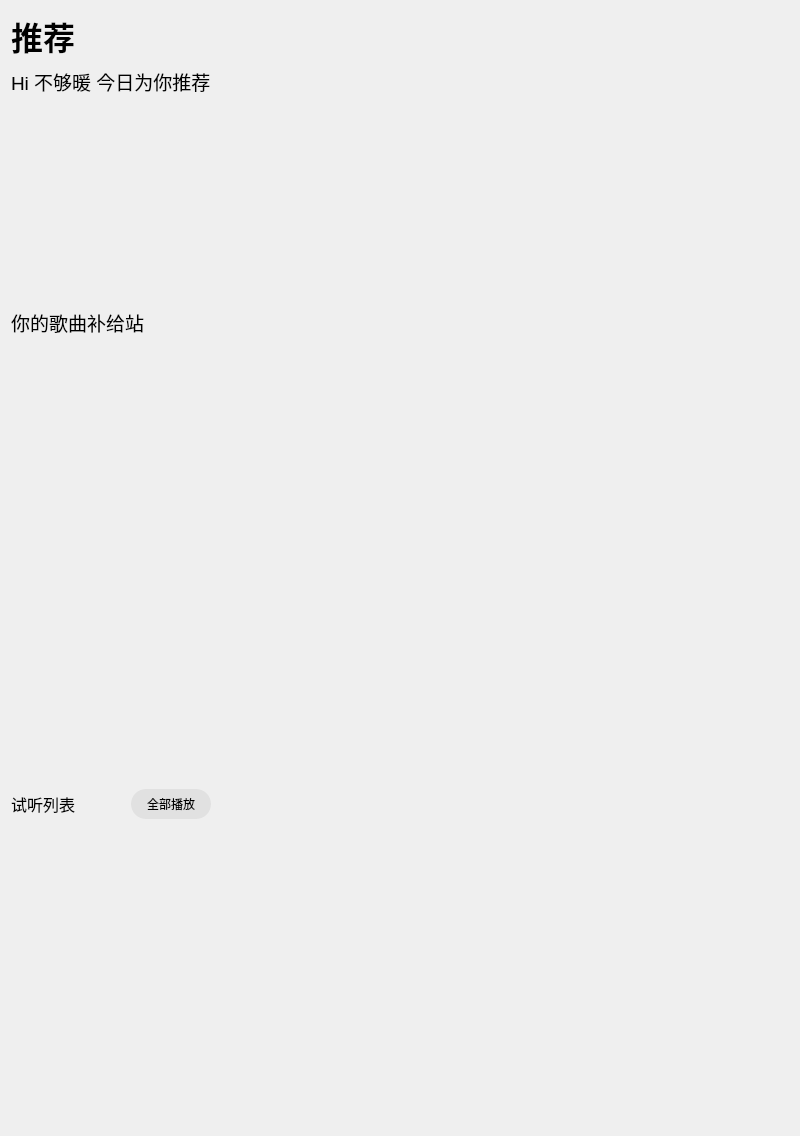
                  <widget class="QWidget" name="scrollAreaWidgetContents">
                   <property name="geometry">
                    <rect>
                     <x>0</x>
                     <y>0</y>
                     <width>800</width>
                     <height>1124</height>
                    </rect>
                   </property>
                   <layout class="QVBoxLayout" name="verticalLayout_6">
                    <item>
                     <widget class="QLabel" name="resTitle">
                      <property name="minimumSize">
                       <size>
                        <width>0</width>
                        <height>50</height>
                       </size>
                      </property>
                      <property name="maximumSize">
                       <size>
                        <width>16777215</width>
                        <height>50</height>
                       </size>
                      </property>
                      <property name="font">
                       <font>
                        <pointsize>24</pointsize>
                        <bold>true</bold>
                       </font>
                      </property>
                      <property name="text">
                       <string>推荐</string>
                      </property>
                     </widget>
                    </item>
                    <item>
                     <widget class="QLabel" name="tishi">
                      <property name="maximumSize">
                       <size>
                        <width>16777215</width>
                        <height>30</height>
                       </size>
                      </property>
                      <property name="font">
                       <font>
                        <pointsize>14</pointsize>
                        <bold>false</bold>
                       </font>
                      </property>
                      <property name="text">
                       <string>Hi 不够暖 今日为你推荐</string>
                      </property>
                     </widget>
                    </item>
                    <item>
                     <widget class="RecBox" name="Recbox" native="true">
                      <property name="minimumSize">
                       <size>
                        <width>0</width>
                        <height>200</height>
                       </size>
                      </property>
                      <property name="maximumSize">
                       <size>
                        <width>16777215</width>
                        <height>200</height>
                       </size>
                      </property>
                     </widget>
                    </item>
                    <item>
                     <widget class="QLabel" name="gequ">
                      <property name="maximumSize">
                       <size>
                        <width>16777215</width>
                        <height>30</height>
                       </size>
                      </property>
                      <property name="font">
                       <font>
                        <pointsize>14</pointsize>
                        <bold>false</bold>
                       </font>
                      </property>
                      <property name="text">
                       <string>你的歌曲补给站</string>
                      </property>
                     </widget>
                    </item>
                    <item>
                     <widget class="RecBox" name="gequbox" native="true">
                      <property name="minimumSize">
                       <size>
                        <width>0</width>
                        <height>440</height>
                       </size>
                      </property>
                     </widget>
                    </item>
                    <item>
                     <widget class="QWidget" name="AuditionTitle" native="true">
                      <property name="minimumSize">
                       <size>
                        <width>0</width>
                        <height>30</height>
                       </size>
                      </property>
                      <layout class="QHBoxLayout" name="horizontalLayout_8">
                       <property name="spacing">
                        <number>0</number>
                       </property>
                       <property name="leftMargin">
                        <number>0</number>
                       </property>
                       <property name="topMargin">
                        <number>0</number>
                       </property>
                       <property name="rightMargin">
                        <number>0</number>
                       </property>
                       <property name="bottomMargin">
                        <number>0</number>
                       </property>
                       <item>
                        <widget class="QLabel" name="label_3">
                         <property name="minimumSize">
                          <size>
                           <width>120</width>
                           <height>30</height>
                          </size>
                         </property>
                         <property name="font">
                          <font>
                           <pointsize>12</pointsize>
                          </font>
                         </property>
                         <property name="text">
                          <string>试听列表</string>
                         </property>
                        </widget>
                       </item>
                       <item>
                        <widget class="QPushButton" name="AllPlayBt">
                         <property name="minimumSize">
                          <size>
                           <width>80</width>
                           <height>30</height>
                          </size>
                         </property>
                         <property name="cursor">
                          <cursorShape>PointingHandCursor</cursorShape>
                         </property>
                         <property name="styleSheet">
                          <string notr="true">#AllPlayBt
{
	background:#E1E1E1;
	border-radius:15px;
	color:black;
}</string>
                         </property>
                         <property name="text">
                          <string>全部播放</string>
                         </property>
                        </widget>
                       </item>
                       <item>
                        <spacer name="horizontalSpacer">
                         <property name="orientation">
                          <enum>Qt::Orientation::Horizontal</enum>
                         </property>
                         <property name="sizeHint" stdset="0">
                          <size>
                           <width>40</width>
                           <height>20</height>
                          </size>
                         </property>
                        </spacer>
                       </item>
                      </layout>
                     </widget>
                    </item>
                    <item>
                     <widget class="musicBoxs" name="AuditionList" native="true">
                      <property name="minimumSize">
                       <size>
                        <width>0</width>
                        <height>300</height>
                       </size>
                      </property>
                      <property name="maximumSize">
                       <size>
                        <width>16777215</width>
                        <height>330</height>
                       </size>
                      </property>
                     </widget>
                    </item>
                   </layout>
                  </widget>
